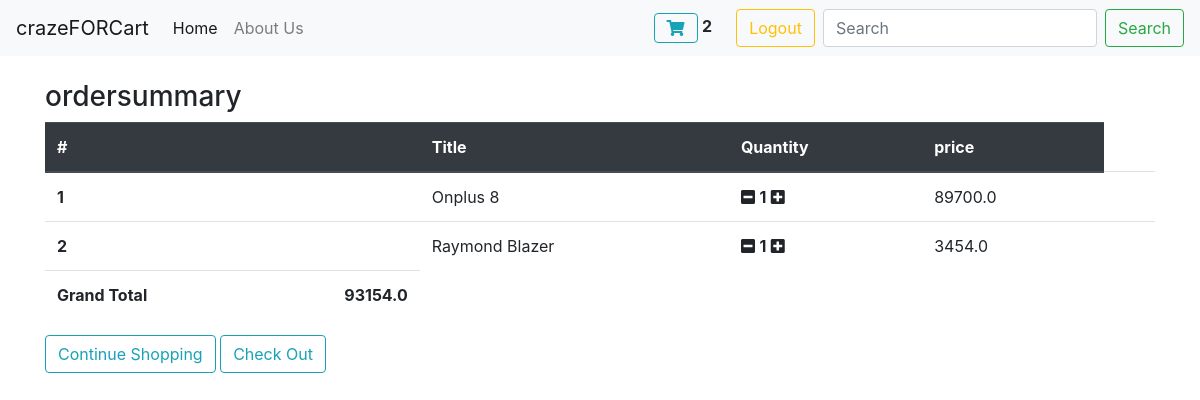
The app's page /cartsummary/ (signed in) with its own data.
### account/models.py (models this page shows, shortened)
class User(AbstractBaseUser):
    email = models.EmailField(
        verbose_name='email address',
        max_length=255,
        unique=True,
    )
    phonenumber = models.CharField(blank=True, null=True, max_length=12)
    name = models.CharField(max_length=30, blank=True, null=True)
    is_active = models.BooleanField(default=True)
    is_admin = models.BooleanField(default=False)
    objects = MyUserManager()
    USERNAME_FIELD = 'email'
    REQUIRED_FIELDS = ['phonenumber', 'name']
    def __str__(self):
        return self.email

### item/models.py (models this page shows, shortened)
class Order(models.Model):
    receiver = models.ForeignKey(User, on_delete=models.CASCADE)
    items = models.ManyToManyField(OrderItem)
    ordered = models.BooleanField(default=False)
    order_created = models.DateField(auto_now_add=True)
    def get_grand_order_total(self):
        orderitems = self.items.all()
        total= sum([item.get_total_item for item in orderitems])
        return total

class OrderItem(models.Model):
    item = models.ForeignKey(Product, on_delete=models.CASCADE)
    quantity = models.IntegerField()
    customer = models.ForeignKey(User, on_delete=models.CASCADE)
    @property
    def get_total_item(self):
        return self.quantity*self.item.price

class Product(models.Model):
    title = models.CharField(max_length=30)
    slug = models.UUIDField(default=uuid.uuid4, editable=False, primary_key=True)
    price = models.FloatField()
    description = models.TextField()
    category = models.CharField(choices=PRODUCT_CATEGORY, max_length=3, default='OT')
    image = models.ImageField(upload_to='cart_images')

### item/views.py (the view)
# urls.py: path('cartsummary/', views.cartsummaryview, name='cartsummary'),
@login_required
def cartsummaryview(request):
    oder = Order.objects.filter(receiver=request.user, ordered=False)
    if oder.exists():
        order = oder[0]
        orderitems = order.items.all()
        return render(request, 'ordersummary.html', {'order':orderitems,'Order':order})
    else:
        messages.warning(request, 'You have no items in your cart yet')
        return redirect('/')

### item/templatetags/custom_template.py (called while the page is built)
@register.filter
def cart_item_count(user):
    if user.is_authenticated:
        order = Order.objects.filter(receiver=user, ordered=False)
        if order.exists():
            order = order[0]
            return order.items.count()
        else:
            return 0
    else:
        return 0

### templates/ordersummary.html
{% extends 'base.html' %}
{% block content %}
<h3>ordersummary</h3>
{% if order|length > 0 %}
<table class="table">
    <thead class="thead-dark">
        <tr>
            <th scope="col">#</th>
            <th scope="col">Title</th>
            <th scope="col">Quantity</th>
            <th scope="col">price</th>
        </tr>
    </thead>
    <tbody>
        {% for product in order %}
        <tr>
            <th scope="row">{{ forloop.counter }}</th>
            <td>{{ product.item.title}}</td>
            <td>
                <i class="fas fa-minus-square update-btn" style="cursor: pointer;" data-action="decrease"
                    data-product="{{ product.item.pk }}"></i>
                <b id="cart-quantity-{{product.item.slug}}">{{ product.quantity }}</b>
                <i class="fas fa-plus-square update-btn" style="cursor: pointer;" data-action="add"
                    data-product="{{ product.item.pk }}"></i>
            </td>
            <td>{{ product.item.price}}</td>
            <td></td>
        </tr>
        {% endfor %}
        <td class="colmd-4">
            <b col-md-4>Grand Total </b>
            <b style="float: right;" id="grand-total">{{ Order.get_grand_order_total }}</b>
        </td>
    </tbody>
</table>
<a href="{% url 'home' %}" class="btn btn-outline-info">Continue Shopping</a>
<a href="{% url 'checkout' %}" class="btn btn-outline-info">Check Out</a>
{% else %}
<h4>You have got not any item in your ordered list</h4>
<a href="{% url 'home' %}" class="btn btn-outline-info">Continue Shopping</a>
{% endif %}
{% endblock content %}

### templates/base.html (shortened to what this page needs)
<!DOCTYPE html>
<html lang="en">
{% load static %}
{% load custom_template %}
<head>
    <link rel="stylesheet" href="https://cdn.jsdelivr.net/npm/bootstrap@4.5.3/dist/css/bootstrap.min.css"
>
    <link rel="stylesheet" href="https://cdnjs.cloudflare.com/ajax/libs/font-awesome/5.15.3/css/all.min.css"
 />
</head>
<body>
    <nav class="navbar navbar-expand-lg navbar-light bg-light">
        <a class="navbar-brand" href="#">crazeFORCart</a>
        <div class="collapse navbar-collapse" id="navbarSupportedContent">
            <ul class="navbar-nav mr-auto">
                <li class="nav-item active">
                    <a class="nav-link" href="{% url 'home' %}">Home <span class="sr-only">(current)</span></a>
                </li>
                <li class="nav-item">
                    <a class="nav-link" href="#">About Us</a>
                </li>
            </ul>
            <div class="cart-icon">
                <a href="{% url 'cartsummary' %}"><i class="fas fa-shopping-cart btn btn-outline-info"></i></a>
                <b id="cart-count">{{ request.user|cart_item_count }}</b>
            </div>
            {% if user.is_authenticated %}
            <a href="{% url 'account:logout' %}" class="btn btn-outline-warning mr-2">Logout</a>
            {% else %}
            <a href="{% url 'account:login' %}" class="btn btn-outline-primary mr-2">Login</a>
            <a href="{% url 'account:signup' %}" class="btn btn-outline-info mr-2">Sign Up</a>
            {% endif %}
            <form class="form-inline my-2 my-lg-0">
                <input class="form-control mr-sm-2" type="search" placeholder="Search" aria-label="Search">
                <button class="btn btn-outline-success my-2 my-sm-0" type="submit">Search</button>
            </form>
        </div>
    </nav>
    <div class="container mt-4">
        {% block content %}{% endblock content %}
    </div>
</body>
</html>

### templates/base.html (style rules this page uses)
.cart-icon { margin-right: 1.5rem; }

### records on screen
User: user|cart_item_count "2"
OrderItem: item "Onplus 8", quantity "1", item.price "89700.0"
OrderItem: item "Raymond Blazer", quantity "1", item.price "3454.0"
Order: get_grand_order_total "93154.0"
